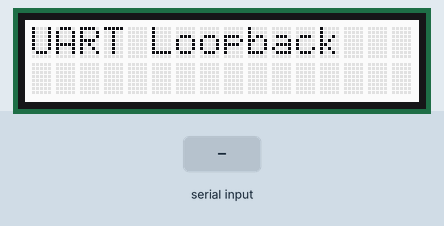
This sketch was run on a simulated Arduino Mega 2560, built with avr-gcc and run on an emulated ATmega2560. Parts: 16×2 character LCD. Inputs (shaded band) come from the test bench.

Above: at 0.1 s.
2.3 s: "1\n" received over the second serial link
At 3.3 s:
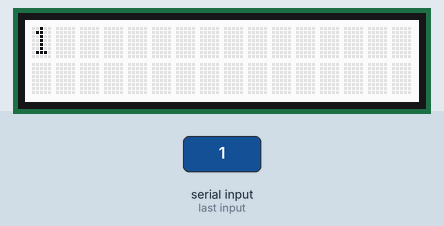
3.8 s: "0\n" received over the second serial link
At 4.4 s:
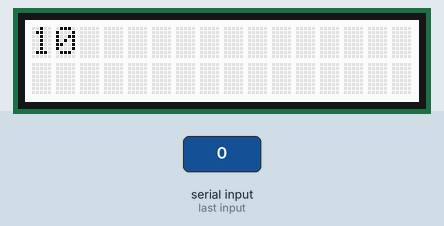
5.3 s: "2\n" received over the second serial link
At 6.7 s:
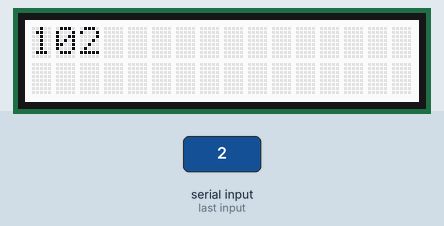
Timing chart, 0 to 8.3 s (numbered marks = the images above; inputs shaded):
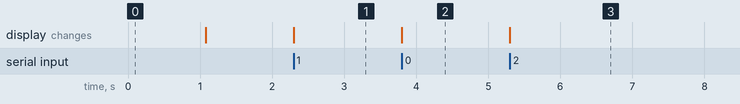

The sketch:

Task1_Loopback.ino
```cpp
// =====================================================================
//  Task 1: UART loopback on a single board
//  Display: Adafruit RGB LCD shield
// ---------------------------------------------------------------------
//  What this sketch does:
//    - Once every second it sends a word out of the TX pin (D1).
//    - A jumper wire carries it straight back into the RX pin (D0).
//    - Every character that comes back in is shown on the LCD.
//
//  Wiring:
//    Jumper: D1 (TX) -> D0 (RX)
//    LCD:    plug the shield onto the breakout board. No wires needed:
//            it uses the I2C pins SDA (A4) and SCL (A5) through the header.
//
//  Library (Tools -> Manage Libraries...):
//    "Adafruit RGB LCD Shield Library" by Adafruit
// =====================================================================

#include <Wire.h>                  // I2C bus: the shield is controlled over SDA and SCL
#include <Adafruit_RGBLCDShield.h> // driver for the Adafruit RGB LCD shield

// ---------------------------------------------------------------------
// Which serial port is connected to pins D0 (RX) and D1 (TX)?
//   Nano Every:   Serial1. (Serial is the separate USB port.)
//   Classic Nano: Serial.  It is shared with USB, so REMOVE the
//                 jumper while uploading, then put it back.
// The #if below runs when you compile and picks the right one, so
// the rest of the sketch just uses the name LINK.
// ---------------------------------------------------------------------
#if defined(ARDUINO_AVR_NANO_EVERY) || defined(HAVE_HWSERIAL1)
  #define LINK Serial1      // Nano Every
#else
  #define LINK Serial       // classic Nano
#endif

// The LCD object. The shield is always at I2C address 0x20,
// so no address is needed.
Adafruit_RGBLCDShield lcd;

// Backlight colours for lcd.setBacklight()
#define RED    0x1
#define GREEN  0x2
#define YELLOW 0x3
#define BLUE   0x4
#define VIOLET 0x5
#define TEAL   0x6
#define WHITE  0x7

const uint8_t LCD_COLS = 16;           // characters per row
const uint8_t LCD_ROWS = 2;            // number of rows

// The words we send, one per second, round and round
const char* const messages[] = {"Hello", "Test", "Loop"};
const uint8_t NUM_MESSAGES = 3;

const unsigned long SEND_INTERVAL = 1000;   // 1000 ms = 1 second

unsigned long lastSend = 0;            // time (ms) of the last send
uint8_t msgIndex = 0;                  // which message to send next

uint8_t col = 0;                       // where the next character goes:
uint8_t row = 0;                       //   column 0-15, row 0-1


// Print one character on the LCD.
// After 16 characters it moves down to the next row.
// When both rows are full it clears the screen and starts again.
void lcdPutChar(char c)
{
    if (col == LCD_COLS)               // this row is full...
    {
        col = 0;                       // ...go back to the first column
        row++;                         // ...of the next row

        if (row == LCD_ROWS)           // both rows full?
        {
            row = 0;                   // start again at the top
            lcd.clear();
        }
        lcd.setCursor(col, row);       // move the LCD cursor there
    }

    lcd.write(c);                      // show the character
    col++;                             // next character goes one to the right
}


void setup()
{
    LINK.begin(9600);                  // start the UART at 9600 baud

    lcd.begin(16, 2);                  // start the LCD: 16 columns, 2 rows
    lcd.setBacklight(WHITE);           // switch the backlight on (white)
    lcd.print(F("UART Loopback")); // F() keeps the text in flash, saving RAM
    delay(1000);                       // show the title for 1 second
    lcd.clear();
}


void loop()
{
    // ----- 1. Send the next message once every second -----
    // millis() is the number of ms since the board started.
    // We do NOT use delay(), so loop() keeps running and never
    // misses a character arriving on RX.
    if (millis() - lastSend >= SEND_INTERVAL)
    {
        lastSend += SEND_INTERVAL;     // next send exactly 1 s later

        LINK.print(messages[msgIndex]);    // out of TX (D1)

        msgIndex++;                    // move to the next message...
        if (msgIndex == NUM_MESSAGES)  // ...and after the last one,
        {
            msgIndex = 0;              // go back to the first
        }
    }

    // ----- 2. Show every character that has come back in on RX -----
    // available() = how many characters are waiting to be read
    while (LINK.available() > 0)
    {
        char c = LINK.read();          // take one character

        if (c == '\r' || c == '\n')    // skip line endings
        {
            continue;
        }

        lcdPutChar(c);                 // put it on the LCD
    }
}
```

Measured:
- after the input at 2.3 s, the display: changes at once (image 1)
- after the input at 3.8 s, the display: changes at once (image 2)
- after the input at 5.3 s, the display: changes at once (image 3)
